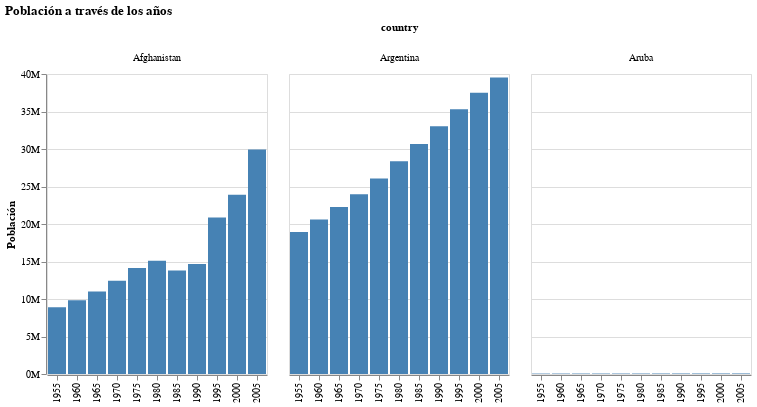

The notebook cell this image was saved under:
### Code cell
alt.Chart(data[:33]).mark_bar().encode(
    x = alt.X('year:O', title=''),
    y = alt.Y('pop:Q', title='Población', axis = alt.Axis(format = "s")),
    color = alt.condition(
        predicate=intervalos_seleccionados,
        if_true=alt.value("steelblue"),
        if_false=alt.value("gray")
    ),
    column = alt.Column("country")
).properties(
    title = 'Población a través de los años'
).add_params(intervalos_seleccionados)

### Figure 1 — Vega-Lite specification as saved in the notebook (floating-point values rounded to 4 significant figures)
{"config": {"view": {"continuousWidth": 300, "continuousHeight": 300}}, "data": {"name": "data-35ff20734554101de9412929fdedbfa8"}, "mark": {"type": "bar"}, "encoding": {"color": {"condition": {"param": "Intervalo seleccionado", "value": "steelblue"}, "value": "gray"}, "column": {"field": "country", "type": "nominal"}, "x": {"field": "year", "title": "", "type": "ordinal"}, "y": {"axis": {"format": "s"}, "field": "pop", "title": "Población", "type": "quantitative"}}, "params": [{"name": "Intervalo seleccionado", "select": {"type": "interval", "encodings": ["x", "y"]}}], "title": "Población a través de los años", "$schema": "https://vega.github.io/schema/vega-lite/v5.20.1.json", "datasets": {"data-35ff20734554101de9412929fdedbfa8": [{"year": 1955, "country": "Afghanistan", "cluster": 0, "pop": 8891209, "life_expect": 30.33, "fertility": 7.7}, {"year": 1960, "country": "Afghanistan", "cluster": 0, "pop": 9829450, "life_expect": 32.0, "fertility": 7.7}, {"year": 1965, "country": "Afghanistan", "cluster": 0, "pop": 10997885, "life_expect": 34.02, "fertility": 7.7}, {"year": 1970, "country": "Afghanistan", "cluster": 0, "pop": 12430623, "life_expect": 36.09, "fertility": 7.7}, {"year": 1975, "country": "Afghanistan", "cluster": 0, "pop": 14132019, "life_expect": 38.44, "fertility": 7.7}, {"year": 1980, "country": "Afghanistan", "cluster": 0, "pop": 15112149, "life_expect": 39.85, "fertility": 7.8}, {"year": 1985, "country": "Afghanistan", "cluster": 0, "pop": 13796928, "life_expect": 40.82, "fertility": 7.9}, {"year": 1990, "country": "Afghanistan", "cluster": 0, "pop": 14669339, "life_expect": 41.67, "fertility": 8.0}, {"year": 1995, "country": "Afghanistan", "cluster": 0, "pop": 20881480, "life_expect": 41.76, "fertility": 8.0}, {"year": 2000, "country": "Afghanistan", "cluster": 0, "pop": 23898198, "life_expect": 42.13, "fertility": 7.479}, {"year": 2005, "country": "Afghanistan", "cluster": 0, "pop": 29928987, "life_expect": 43.83, "fertility": 7.069}, {"year": 1955, "country": "Argentina", "cluster": 3, "pop": 18927821, "life_expect": 64.4, "fertility": 3.127}, {"year": 1960, "country": "Argentina", "cluster": 3, "pop": 20616009, "life_expect": 65.14, "fertility": 3.09}, {"year": 1965, "country": "Argentina", "cluster": 3, "pop": 22283100, "life_expect": 65.63, "fertility": 3.049}, {"year": 1970, "country": "Argentina", "cluster": 3, "pop": 23962313, "life_expect": 67.06, "fertility": 3.146}, {"year": 1975, "country": "Argentina", "cluster": 3, "pop": 26081880, "life_expect": 68.48, "fertility": 3.44}, {"year": 1980, "country": "Argentina", "cluster": 3, "pop": 28369799, "life_expect": 69.94, "fertility": 3.15}, {"year": 1985, "country": "Argentina", "cluster": 3, "pop": 30675059, "life_expect": 70.77, "fertility": 3.053}, {"year": 1990, "country": "Argentina", "cluster": 3, "pop": 33022202, "life_expect": 71.87, "fertility": 2.9}, {"year": 1995, "country": "Argentina", "cluster": 3, "pop": 35311049, "life_expect": 73.28, "fertility": 2.63}, {"year": 2000, "country": "Argentina", "cluster": 3, "pop": 37497728, "life_expect": 74.34, "fertility": 2.35}, {"year": 2005, "country": "Argentina", "cluster": 3, "pop": 39537943, "life_expect": 75.32, "fertility": 2.254}, {"year": 1955, "country": "Aruba", "cluster": 3, "pop": 53865, "life_expect": 64.38, "fertility": 5.15}, {"year": 1960, "country": "Aruba", "cluster": 3, "pop": 57203, "life_expect": 66.61, "fertility": 4.399}, {"year": 1965, "country": "Aruba", "cluster": 3, "pop": 59020, "life_expect": 68.34, "fertility": 3.301}, {"year": 1970, "country": "Aruba", "cluster": 3, "pop": 59039, "life_expect": 70.94, "fertility": 2.651}, {"year": 1975, "country": "Aruba", "cluster": 3, "pop": 59390, "life_expect": 71.83, "fertility": 2.45}, {"year": 1980, "country": "Aruba", "cluster": 3, "pop": 60266, "life_expect": 74.12, "fertility": 2.358}, {"year": 1985, "country": "Aruba", "cluster": 3, "pop": 64129, "life_expect": 74.49, "fertility": 2.3}, {"year": 1990, "country": "Aruba", "cluster": 3, "pop": 66653, "life_expect": 74.11, "fertility": 2.28}, {"year": 1995, "country": "Aruba", "cluster": 3, "pop": 67836, "life_expect": 73.01, "fertility": 2.208}, {"year": 2000, "country": "Aruba", "cluster": 3, "pop": 69539, "life_expect": 73.45, "fertility": 2.124}, {"year": 2005, "country": "Aruba", "cluster": 3, "pop": 71566, "life_expect": 74.24, "fertility": 2.04}]}}
